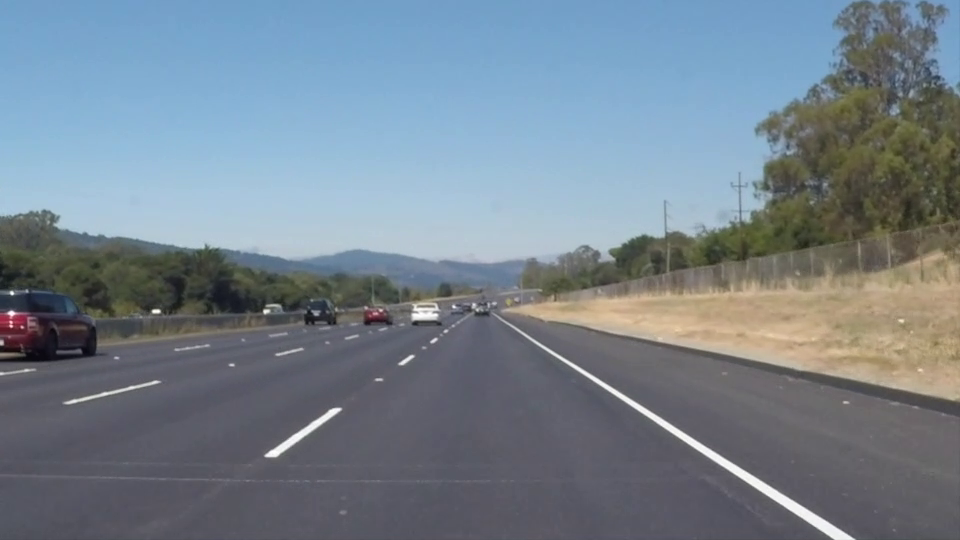
#> input picture frame 22 of LaneDetection/videos/solidWhiteRight.mp4, 960 x 540 px
$ python image_process_v1.py
#> lines starting #> are read from the running program, lines starting #| are printed output that depends on the picture; after the words box and inside, x2 and y2 are one past the last pixel; in counts of white or black regions, pixels touching at a corner belong together
import subprocess
import sys

def install(package):
    subprocess.check_call([sys.executable, "-m", "pip", "install", package])
try:
    import cv2
except ImportError:
    install("opencv-python")
try:
    import numpy as np
except ImportError:
    install("numpy")
try:
    import matplotlib.pyplot as plt
except ImportError:
    install("matplotlib")

crp_point = []
#videonun ilk frame ini alıp üzerinde işlem yapacağımız için ilk frame i alıyoruz
frame = cv2.imread("videos/solidWhiteRight.mp4")
def draw_circle(event,x,y,flags,param):
    global mouseX, mouseY
    if event == cv2.EVENT_LBUTTONDBLCLK:
        cv2.circle(frame,(x,y),10,(255,0,0),-1)
        mouseX,mouseY = x,y
        print (mouseX, mouseY)
        crp_point.append([mouseX,mouseY])

def draw_lines(img, points):
    for i in range(len(points)-1):
        cv2.line(img, (points[i][0], points[i][1]), (points[i+1][0], points[i+1][1]), (255, 0, 0), 5)
    cv2.line(img, (points[-1][0], points[-1][1]), (points[0][0], points[0][1]), (255, 0, 0), 5)

def area_select(frame):

    cv2.namedWindow('image')
    cv2.setMouseCallback('image', draw_circle)
    while(1):
        cv2.imshow('image', frame)
        # enter a basılırsa çık
        if len(crp_point) == 4:
            draw_lines(frame,  crp_point)
        if cv2.waitKey(100) & 0xFF == 13:
            break
    cv2.destroyAllWindows()

    print(crp_point)


def detect_lanes(frame):
    # Convert the frame to grayscale

    gray = cv2.cvtColor(frame, cv2.COLOR_BGR2GRAY)

    # Apply Gaussian blur to reduce noise
    blurred = cv2.GaussianBlur(gray, (3, 3), 0)

    # Apply Canny edge detection
    edges = cv2.Canny(blurred, 50, 150)

    # Define a region of interest (ROI)
    height, width = edges.shape
    roi_vertices = [crp_point[0], crp_point[1],crp_point[2],crp_point[3] ]
    #crp_pointlere göre kesilmiş resmi göster


    mask = np.zeros_like(edges)

    #cv2.imshow('mask', mask)

    cv2.fillPoly(mask, np.array([roi_vertices], np.int32), 255)
    masked_edges = cv2.bitwise_and(edges, mask)


    cv2.imshow('masked_edges', masked_edges)


    #blabla = cv2.bitwise_and(gray,mask)
    #cv2.imshow('blabla', blabla)


    # Apply Hough transform to detect lines
    lines = cv2.HoughLinesP(masked_edges, 0.1, np.pi/180 ,20, minLineLength=1, maxLineGap=100000)

    # Draw the detected lines on the frame
    line_image = np.zeros_like(frame)

    if lines is not None:
        for line in lines:
            x1, y1, x2, y2 = line[0]
            print(x1, y1, x2, y2)
            cv2.line(line_image, (x1, y1), (x2, y2), (255, 100,0), 2)


    # Combine the line image with the original frame
    #result = cv2.bitwise_and(gray,mask)


    ################################################33
    result = cv2.addWeighted(frame, 0.8, line_image, 1,0)


       #*****************************************************


    #src = np.float32([[0,IMAGE_H],[1207, IMAGE_H], [0,0],[IMAGE_W,0]])
    #dst = np.float32([[569,IMAGE_H],[711, IMAGE_H], [0,0],[IMAGE_W,0]])
    """
    src = np.float32([crp_point[0],crp_point[1],crp_point[3], crp_point[2] ])
    dst = np.float32([[0,0],[0, IMAGE_W], [300,300],[300,600]])
    M = cv2.getPerspectiveTransform(src,dst)
    """
    width_AD = np.sqrt(((crp_point[0][0] - crp_point[1][0]) ** 2) + ((crp_point[0][1] - crp_point[1][1]) ** 2))
    width_BC = np.sqrt(((crp_point[3][0] - crp_point[2][0]) ** 2) + ((crp_point[3][1] - crp_point[2][1]) ** 2))
    maxWidth = max(int(width_AD), int(width_BC))

    height_AB = np.sqrt(((crp_point[0][0] - crp_point[3][0]) ** 2) + ((crp_point[0][1] - crp_point[3][1]) ** 2))
    height_CD = np.sqrt(((crp_point[2][0] - crp_point[1][0]) ** 2) + ((crp_point[2][1] - crp_point[1][1]) ** 2))
    maxHeight = max(int(height_AB), int(height_CD))

    src = np.float32([crp_point[0],crp_point[1],crp_point[3], crp_point[2] ])
    dst = np.float32([[0,0],[maxWidth,0],[0,maxHeight],[maxWidth,maxHeight]])

    M = cv2.getPerspectiveTransform(src,dst)
    result = cv2.warpPerspective(result, M , (maxWidth,maxHeight))


    # [7 lines of commented-out code are left out]

    return result

# Open the video file
#video = cv2.Image("solidWhiteRight.mp4")
#open the image file
video = cv2.VideoCapture("videos/solidWhiteRight.mp4")
#video = cv2.VideoCapture(0)

while True:
    # Read a frame from the video
    ret, frame = video.read()
#> frame is the input picture: shape (540, 960, 3); mean B, G, R 141.9, 130.7, 117.7

    if not ret:
        break
    area_select(frame)
#> (key q is pressed here)
    break
while True:
    # Process the frame
    ret, frame = video.read()
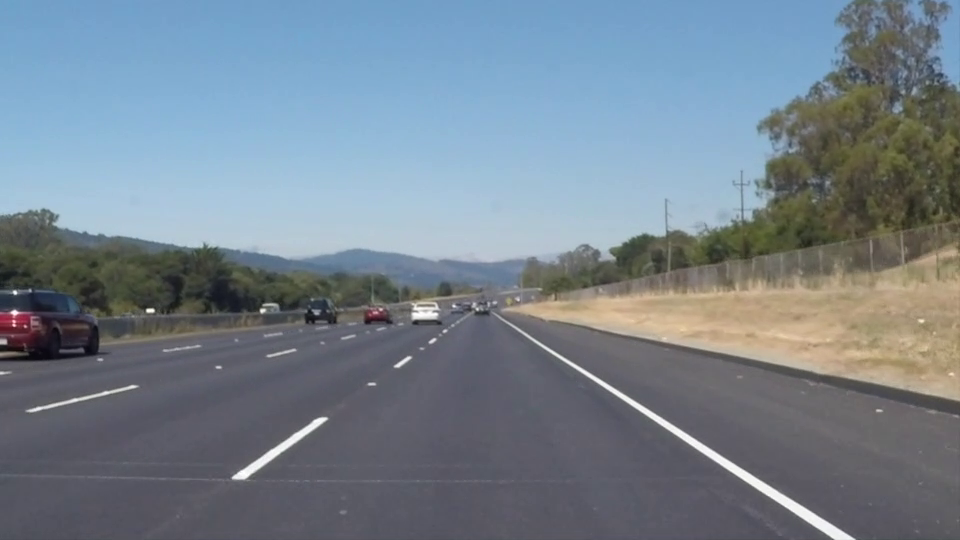
#> input picture frame 23 of LaneDetection/videos/solidWhiteRight.mp4, 960 x 540 px
#> frame is the input picture: shape (540, 960, 3); mean B, G, R 142, 130.6, 117.8

    if not ret:
        break

    result = detect_lanes(frame)
#> in detect_lanes, `gray = cv2.cvtColor(frame, cv2.COLOR_BGR2GRAY)`:
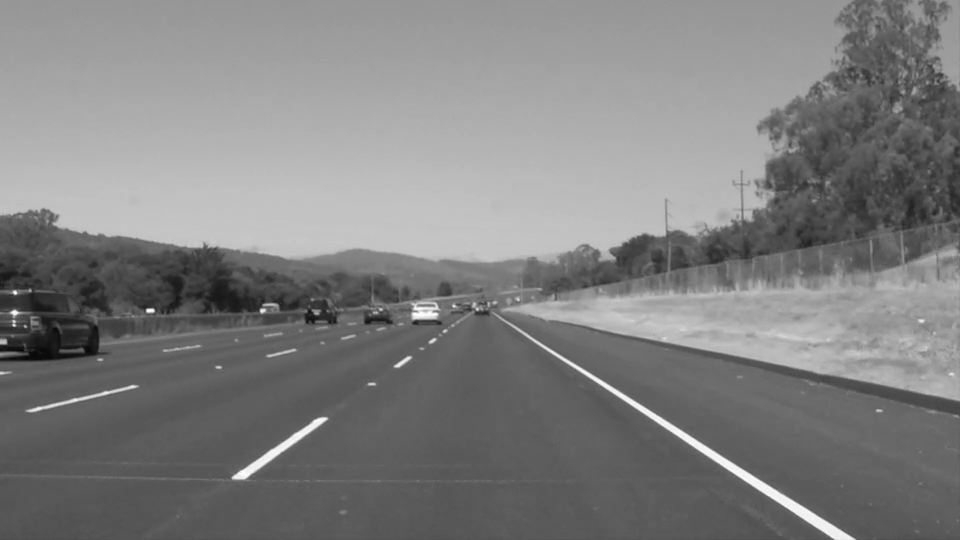
#> gray: shape (540, 960); min 3, max 255, mean 128.1
#> in detect_lanes, `edges = cv2.Canny(blurred, 50, 150)`:
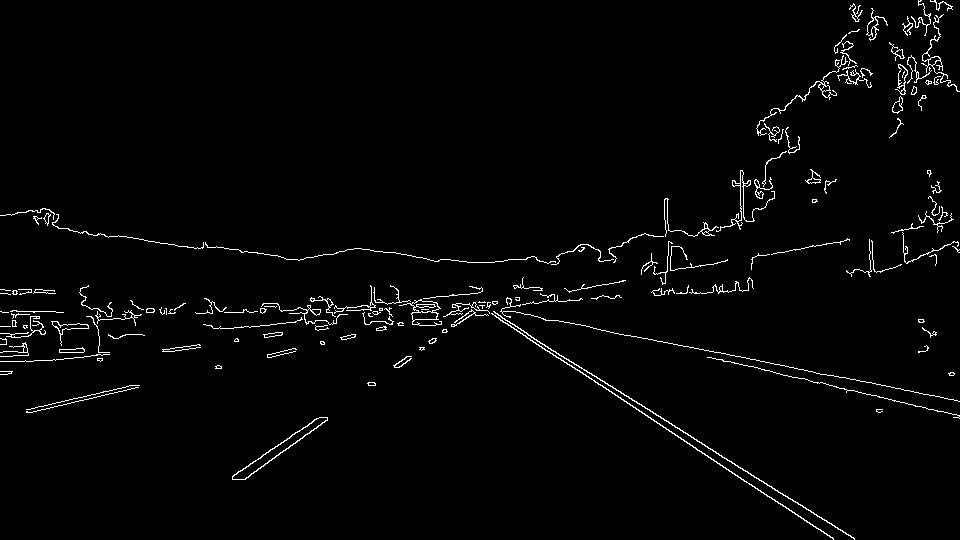
#> edges: shape (540, 960); 2.1% white in thin lines or dots
#> (the run stopped early here; a loop or call above may not have finished)

$ run again, starting later in the video
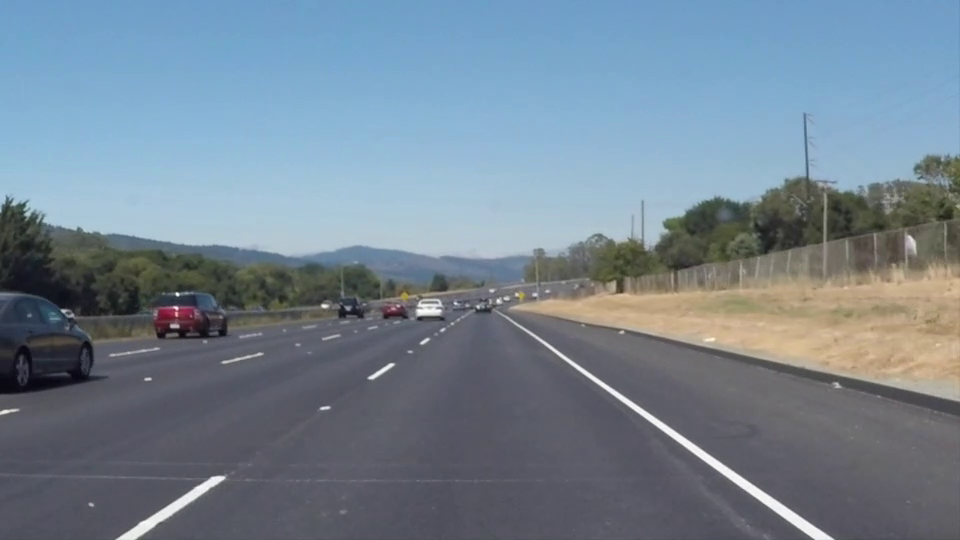
#> input picture frame 99 of LaneDetection/videos/solidWhiteRight.mp4, 960 x 540 px
#> frame is the input picture: shape (540, 960, 3); mean B, G, R 146, 132.3, 116.7
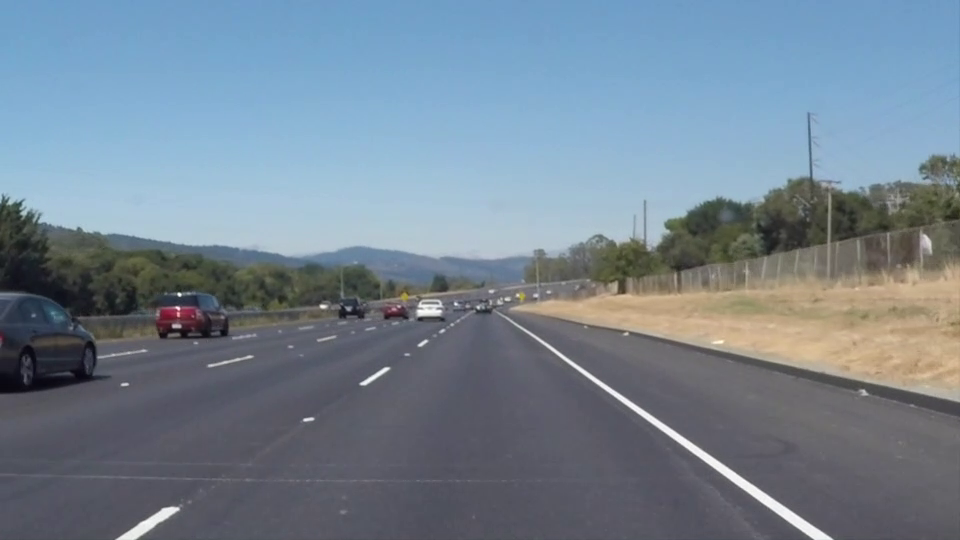
#> input picture frame 100 of LaneDetection/videos/solidWhiteRight.mp4, 960 x 540 px
#> frame is the input picture: shape (540, 960, 3); mean B, G, R 145.9, 132, 116.7
#> in detect_lanes, `edges = cv2.Canny(blurred, 50, 150)`:
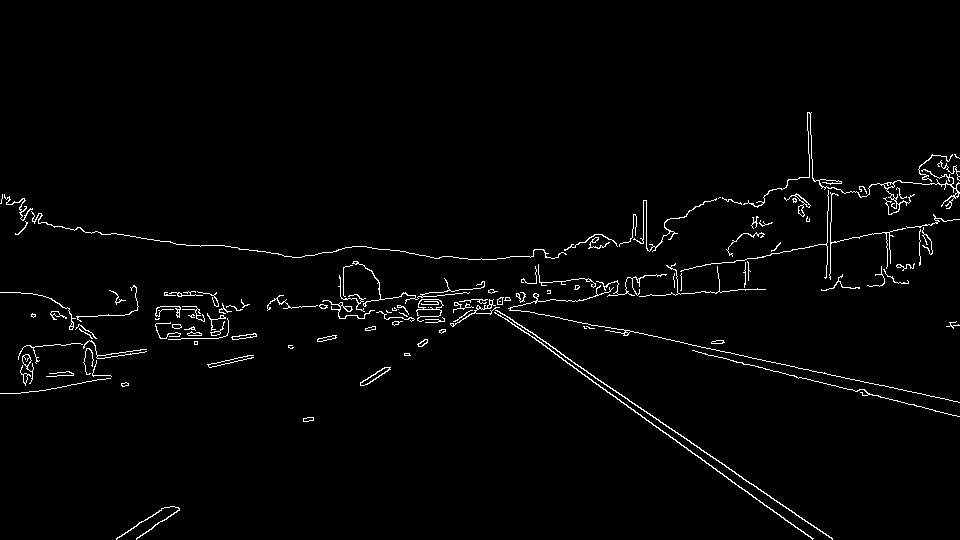
#> edges: shape (540, 960); 1.9% white in thin lines or dots, all inside (x1, y1, x2, y2) = (0, 112, 960, 540)

$ run again, starting later in the video
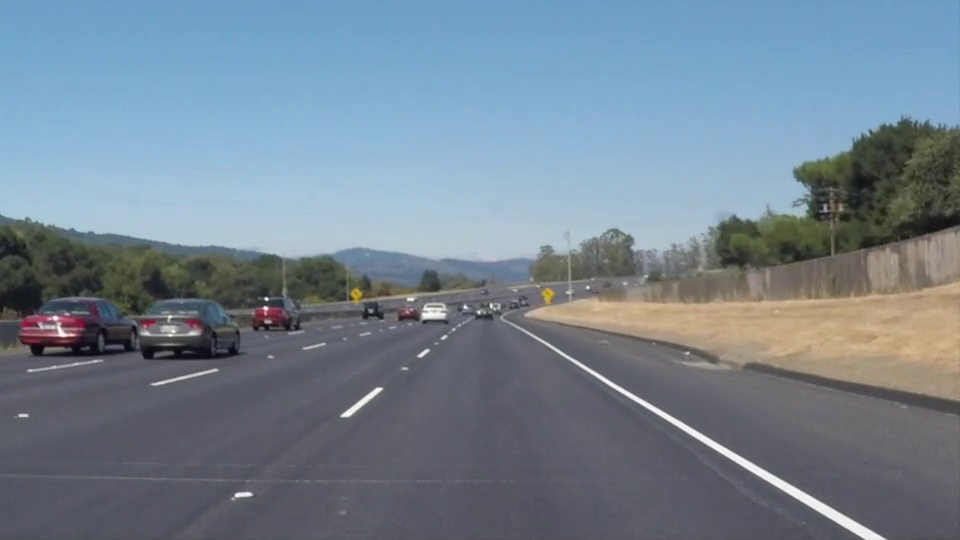
#> input picture frame 176 of LaneDetection/videos/solidWhiteRight.mp4, 960 x 540 px
#> frame is the input picture: shape (540, 960, 3); mean B, G, R 145.2, 131.6, 116.5
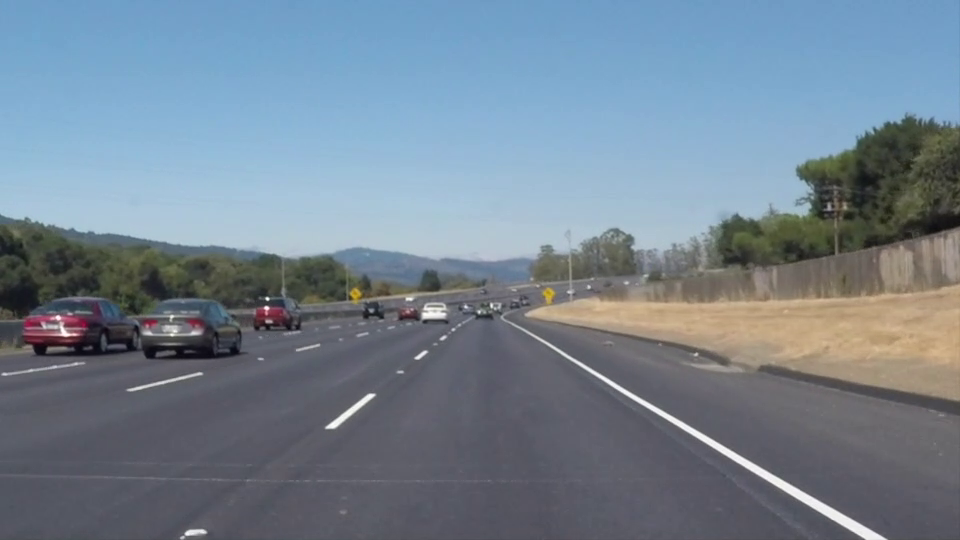
#> input picture frame 177 of LaneDetection/videos/solidWhiteRight.mp4, 960 x 540 px
#> frame is the input picture: shape (540, 960, 3); mean B, G, R 145.3, 131.5, 116.5
#> in detect_lanes, `edges = cv2.Canny(blurred, 50, 150)`:
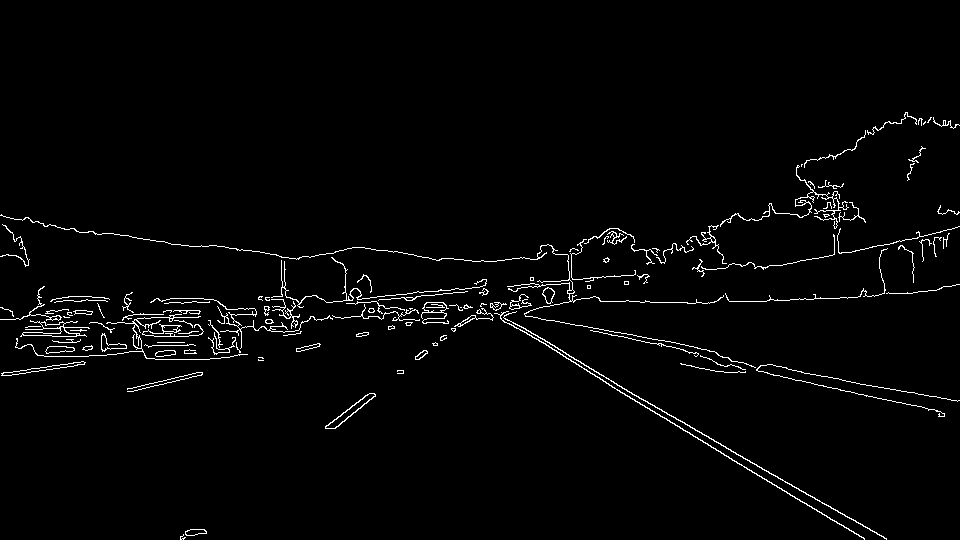
#> edges: shape (540, 960); 2.2% white in thin lines or dots, all inside (x1, y1, x2, y2) = (0, 112, 960, 540)
